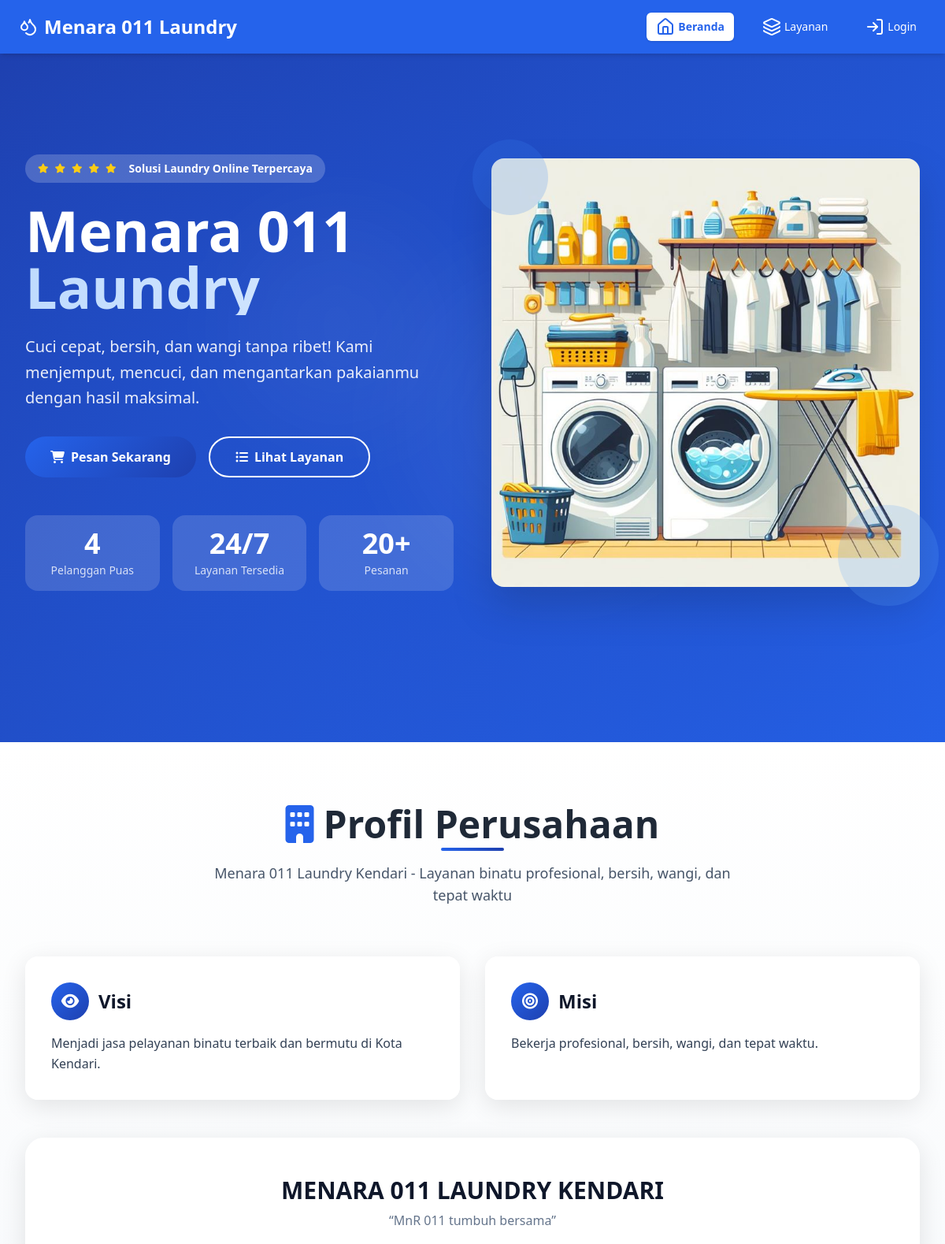
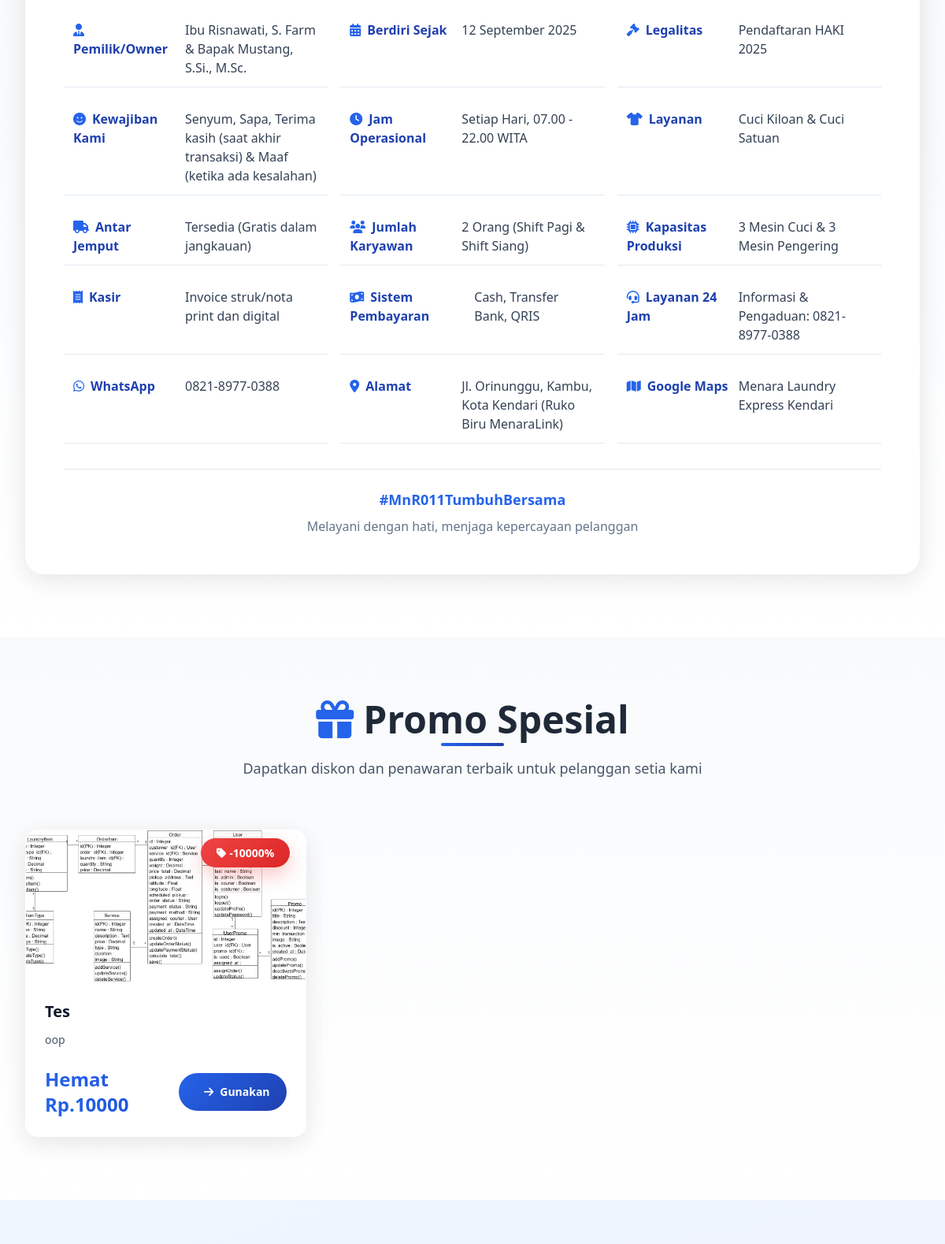
The app's page / (upper part), older data (2 pictures, top to bottom).
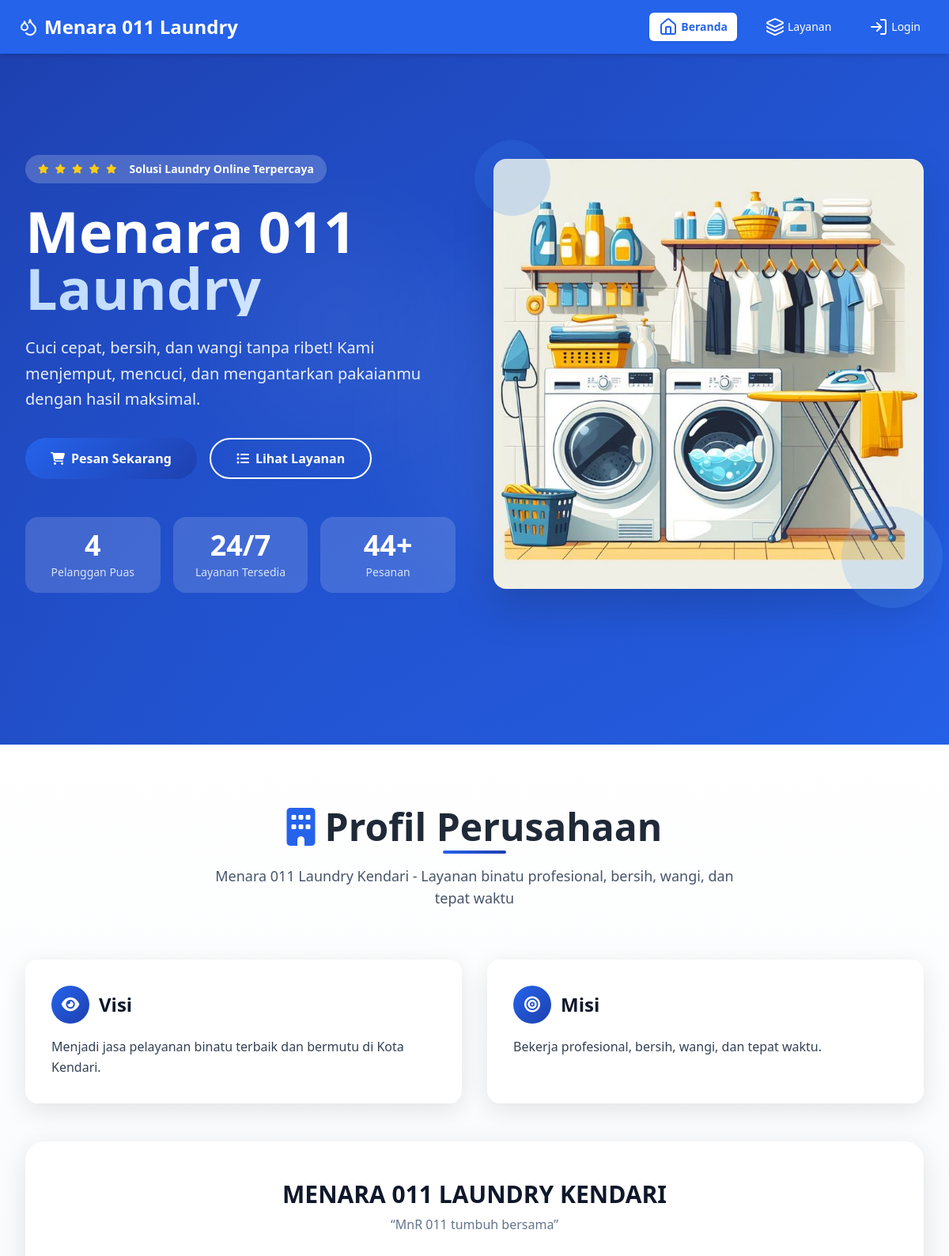
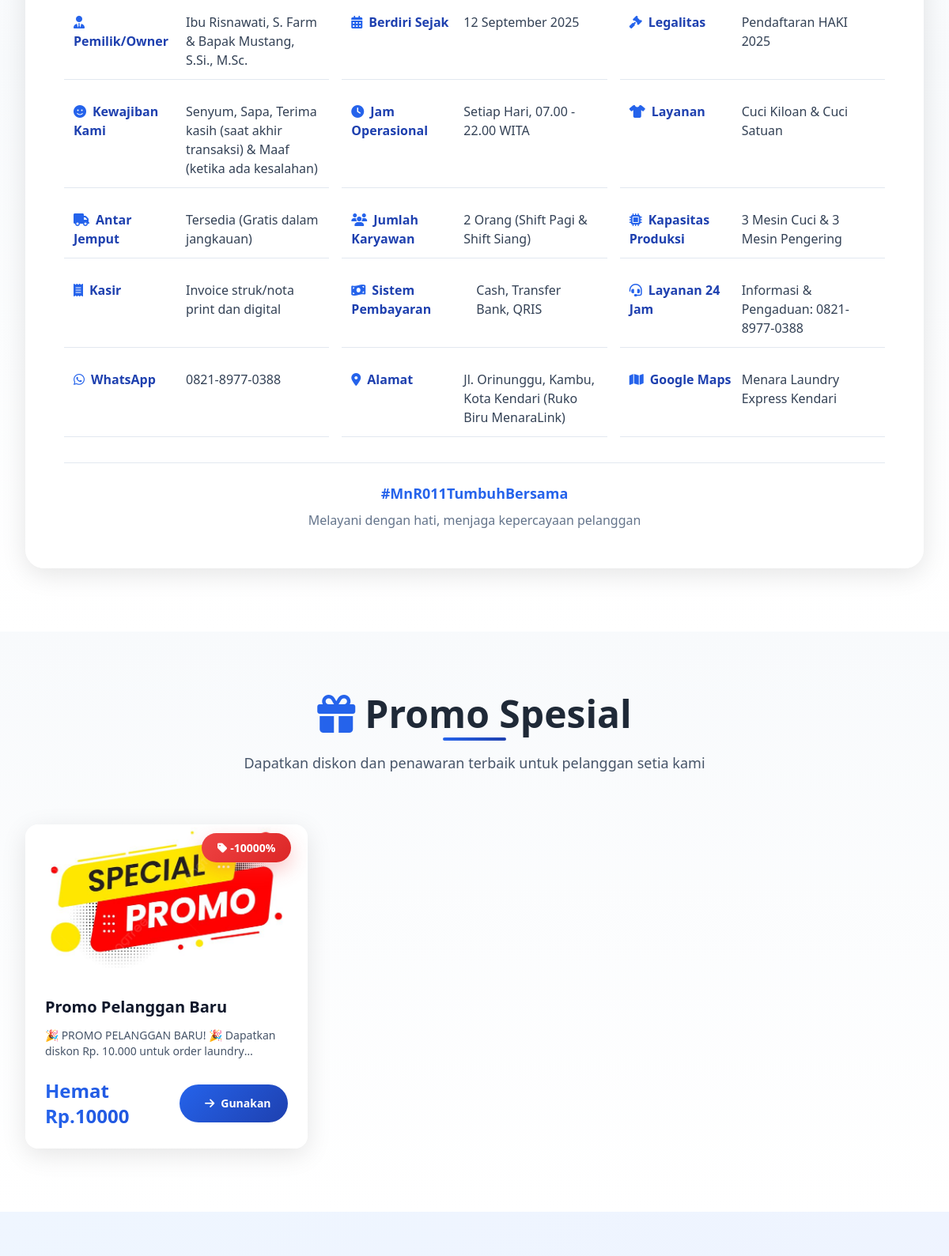
The same page, newer data (2 pictures, top to bottom).
### orders/models.py (models this page shows, shortened)
class Promo(models.Model):
    title = models.CharField(max_length=100)
    description = models.TextField()
    discount_amount = models.PositiveIntegerField()  # 🔥 NOMINAL
    min_transaction = models.PositiveIntegerField(default=0)
    image = models.ImageField(upload_to='promo/', blank=True, null=True)
    is_active = models.BooleanField(default=True)
    created_at = models.DateTimeField(auto_now_add=True)

### accounts/views.py (the view)
# urls.py: path('', views.home, name='home'),
def home(request):
    from orders.models import Order
    from orders.models import Promo
    promos = Promo.objects.filter(is_active=True).order_by('-created_at')
    total_customers = User.objects.count()
    total_orders = Order.objects.count()
    print(f"CUSTOMERS: {total_customers}")  # Harusnya 4
    print(f"ORDERS: {total_orders}")        # Harusnya 3
    print(f"PROMOS: {promos.count()}")      # Harusnya 1
    return render(request, 'home.html', {
        'promos': promos,
        'total_customers': total_customers,
        'total_orders': total_orders,
    })

### templates/home.html (shortened to what the changed rows need)
{% extends "base.html" %}
{% block content %}
{% load static %}
<section class="hero-gradient text-white pt-24 pb-32 md:pt-32 md:pb-48 relative overflow-hidden">
  <div class="max-w-7xl mx-auto px-4 sm:px-6 lg:px-8 relative z-10">
    <div class="grid lg:grid-cols-2 gap-12 items-center">
      <div class="animate-fade-in-up">
        <h1 class="text-5xl md:text-6xl lg:text-7xl font-bold leading-tight mb-6">
          Menara 011
          <span class="text-transparent bg-clip-text bg-gradient-to-r from-blue-200 to-blue-100 block">
          </span>
        </h1>
        <div class="grid grid-cols-1 sm:grid-cols-3 gap-4">
          <div class="stat-card text-center">
            <p class="text-3xl md:text-4xl font-bold">{{ total_orders|default:0 }}+</p>
            <p class="text-white/80 text-sm mt-1">Pesanan</p>
          </div>
        </div>
      </div>
    </div>
  </div>
</section>
<section class="py-20 bg-gradient-to-b from-white via-slate-50 to-white">
  <div class="max-w-7xl mx-auto px-4 sm:px-6 lg:px-8">
    <div class="text-center mb-16 animate-fade-in-up">
      <h2 class="text-4xl md:text-5xl font-bold mb-6">
        <span class="section-title"><i class="fas fa-building text-blue-600 mr-3"></i>Profil Perusahaan</span>
      </h2>
    </div>
  </div>
</section>
<section class="py-20 bg-gradient-to-b from-slate-50 to-white">
  <div class="max-w-7xl mx-auto px-4 sm:px-6 lg:px-8">
    <div class="text-center mb-16 animate-fade-in-up">
      <h2 class="text-4xl md:text-5xl font-bold mb-6">
        <span class="section-title"><i class="fas fa-gift text-blue-600 mr-3"></i>Promo Spesial</span>
      </h2>
    </div>
    {% if promos %}
    <div class="grid grid-cols-1 md:grid-cols-2 lg:grid-cols-3 gap-8">
      {% for promo in promos %}
      <div class="glass-card rounded-2xl overflow-hidden card-hover relative">
        <div class="discount-badge">
          <i class="fas fa-tag mr-1"></i>-{{ promo.discount_amount }}%
        </div>
        {% if promo.image %}
        <div class="h-48 overflow-hidden">
          <img src="{{ promo.image.url }}" alt="{{ promo.title }}"
               class="w-full h-full object-cover hover:scale-110 transition-transform duration-500">
        </div>
        {% else %}
        <div class="h-48 bg-gradient-to-br from-blue-100 to-purple-100 flex items-center justify-center">
          <i class="fas fa-tag fa-4x text-blue-400"></i>
        </div>
        {% endif %}
        <div class="p-6">
          <h3 class="text-xl font-bold text-slate-900 mb-3">{{ promo.title }}</h3>
          <p class="text-slate-600 text-sm mb-6 line-clamp-2">{{ promo.description }}</p>
          <div class="flex items-center justify-between">
            <span class="text-2xl font-bold text-transparent bg-clip-text bg-gradient-to-r from-blue-600 to-blue-700">
            </span>
            <a href="{% url 'orders:order' %}" class="btn-gradient text-sm py-2 px-6 inline-flex items-center gap-2">
              <i class="fas fa-arrow-right"></i>
              Gunakan
            </a>
          </div>
        </div>
      </div>
      {% endfor %}
    </div>
    {% else %}
    <div class="text-center py-16 glass-card rounded-2xl">
      <i class="fas fa-tag fa-4x text-slate-400 mx-auto mb-4"></i>
      <p class="text-slate-500 text-lg">Belum ada promo tersedia saat ini</p>
      <p class="text-slate-400 text-sm mt-2">Cek kembali nanti untuk penawaran menarik</p>
    </div>
    {% endif %}
  </div>
</section>
<link rel="stylesheet" href="https://cdnjs.cloudflare.com/ajax/libs/font-awesome/6.5.1/css/all.min.css">
{% endblock %}

Row changes from the older to the newer data that the page shows:
changed Promo: image: a different picture; title "Tes" → "Promo Pelanggan Baru"; description "oop" → "🎉 PROMO PELANGGAN BARU! 🎉 Dapatkan diskon Rp. 10.000 untuk order…"
Text that changed along with them:
{{ total_orders|default:0 }}: "20" → "44"
